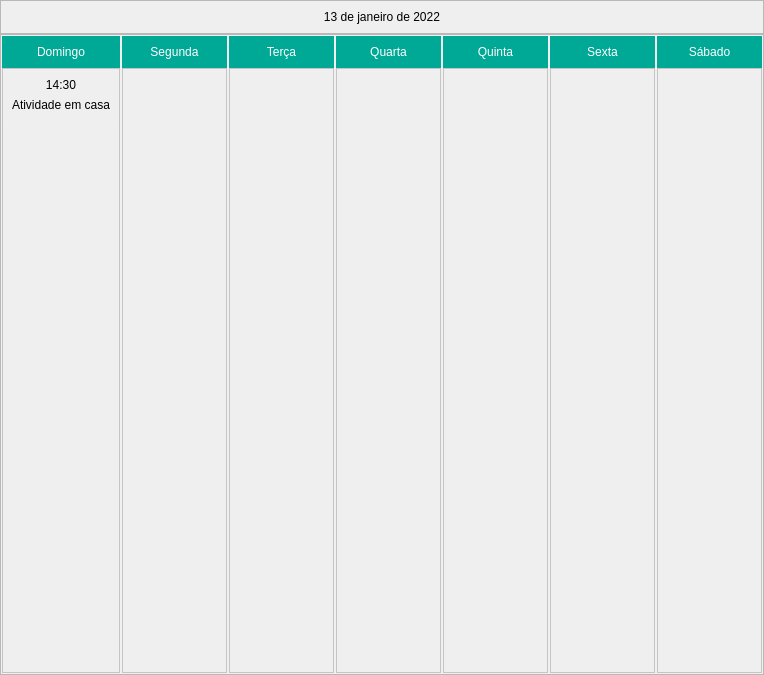
<?xml version="1.0" encoding="UTF-8"?>
<ui version="4.0">
 <class>MainWindow</class>
 <widget class="QMainWindow" name="MainWindow">
  <property name="geometry">
   <rect>
    <x>0</x>
    <y>0</y>
    <width>764</width>
    <height>675</height>
   </rect>
  </property>
  <property name="windowTitle">
   <string>MainWindow</string>
  </property>
  <property name="styleSheet">
   <string notr="true">#frame_monday, #frame_tuesday, #frame_wednesday, #frame_thursday, #frame_friday, #frame_saturday, #frame_sunday {
	border: 1px solid #f0f0f0;
}

QScrollArea{
	background-color: #ffffff;
}

#header_sunday{
	background-color: #00a896;
}

#title_sunday{
	color: white;
}

#header_monday{
	background-color: #00a896;
}

#title_monday{
	color: white;
}

#header_tuesday{
	background-color: #00a896;
}

#title_tuesday{
	color: white;
}

#header_wednesday{
	background-color: #00a896;
}

#title_wednesday{
	color: white;
}

#header_thursday{
	background-color: #00a896;
}

#title_thursday{
	color: white;
}

#header_friday{
	background-color: #00a896;
}

#title_friday{
	color: white;
}

#header_saturday{
	background-color: #00a896;
}

#title_saturday{
	color: white;
}</string>
  </property>
  <widget class="QWidget" name="centralwidget">
   <layout class="QVBoxLayout" name="verticalLayout">
    <property name="spacing">
     <number>0</number>
    </property>
    <property name="leftMargin">
     <number>0</number>
    </property>
    <property name="topMargin">
     <number>0</number>
    </property>
    <property name="rightMargin">
     <number>0</number>
    </property>
    <property name="bottomMargin">
     <number>0</number>
    </property>
    <item>
     <widget class="QFrame" name="header">
      <property name="frameShape">
       <enum>QFrame::StyledPanel</enum>
      </property>
      <property name="frameShadow">
       <enum>QFrame::Raised</enum>
      </property>
      <layout class="QVBoxLayout" name="verticalLayout_18">
       <item>
        <widget class="QLabel" name="label_date">
         <property name="text">
          <string>13 de janeiro de 2022</string>
         </property>
         <property name="alignment">
          <set>Qt::AlignCenter</set>
         </property>
        </widget>
       </item>
      </layout>
     </widget>
    </item>
    <item>
     <widget class="QFrame" name="content">
      <property name="frameShape">
       <enum>QFrame::StyledPanel</enum>
      </property>
      <property name="frameShadow">
       <enum>QFrame::Raised</enum>
      </property>
      <layout class="QHBoxLayout" name="horizontalLayout">
       <property name="spacing">
        <number>0</number>
       </property>
       <property name="leftMargin">
        <number>0</number>
       </property>
       <property name="topMargin">
        <number>0</number>
       </property>
       <property name="rightMargin">
        <number>0</number>
       </property>
       <property name="bottomMargin">
        <number>0</number>
       </property>
       <item>
        <widget class="QFrame" name="frame_sunday">
         <property name="frameShape">
          <enum>QFrame::StyledPanel</enum>
         </property>
         <property name="frameShadow">
          <enum>QFrame::Raised</enum>
         </property>
         <layout class="QVBoxLayout" name="verticalLayout_2">
          <property name="spacing">
           <number>0</number>
          </property>
          <property name="leftMargin">
           <number>0</number>
          </property>
          <property name="topMargin">
           <number>0</number>
          </property>
          <property name="rightMargin">
           <number>0</number>
          </property>
          <property name="bottomMargin">
           <number>0</number>
          </property>
          <item>
           <widget class="QWidget" name="header_sunday" native="true">
            <property name="maximumSize">
             <size>
              <width>16777215</width>
              <height>40</height>
             </size>
            </property>
            <layout class="QVBoxLayout" name="verticalLayout_3">
             <item>
              <widget class="QLabel" name="title_sunday">
               <property name="text">
                <string>Domingo</string>
               </property>
               <property name="alignment">
                <set>Qt::AlignCenter</set>
               </property>
              </widget>
             </item>
            </layout>
           </widget>
          </item>
          <item>
           <widget class="QScrollArea" name="scrollArea">
            <property name="verticalScrollBarPolicy">
             <enum>Qt::ScrollBarAsNeeded</enum>
            </property>
            <property name="horizontalScrollBarPolicy">
             <enum>Qt::ScrollBarAlwaysOff</enum>
            </property>
            <property name="widgetResizable">
             <bool>true</bool>
            </property>
            <widget class="QWidget" name="scrollAreaWidgetContents">
             <property name="geometry">
              <rect>
               <x>0</x>
               <y>0</y>
               <width>114</width>
               <height>599</height>
              </rect>
             </property>
             <layout class="QVBoxLayout" name="verticalLayout_17">
              <property name="spacing">
               <number>0</number>
              </property>
              <property name="leftMargin">
               <number>0</number>
              </property>
              <property name="topMargin">
               <number>0</number>
              </property>
              <property name="rightMargin">
               <number>0</number>
              </property>
              <property name="bottomMargin">
               <number>0</number>
              </property>
              <item>
               <widget class="QWidget" name="evento" native="true">
                <property name="sizePolicy">
                 <sizepolicy hsizetype="Preferred" vsizetype="Preferred">
                  <horstretch>0</horstretch>
                  <verstretch>0</verstretch>
                 </sizepolicy>
                </property>
                <property name="styleSheet">
                 <string notr="true">#evento{
    border-bottom: 1px solid #f0f0f0;
}</string>
                </property>
                <layout class="QVBoxLayout" name="verticalLayout_16">
                 <item>
                  <widget class="QLabel" name="label_2">
                   <property name="text">
                    <string>14:30</string>
                   </property>
                   <property name="alignment">
                    <set>Qt::AlignCenter</set>
                   </property>
                  </widget>
                 </item>
                 <item>
                  <widget class="QLabel" name="label">
                   <property name="text">
                    <string>Atividade em casa</string>
                   </property>
                   <property name="wordWrap">
                    <bool>true</bool>
                   </property>
                  </widget>
                 </item>
                </layout>
               </widget>
              </item>
              <item>
               <spacer name="verticalSpacer">
                <property name="orientation">
                 <enum>Qt::Vertical</enum>
                </property>
                <property name="sizeHint" stdset="0">
                 <size>
                  <width>20</width>
                  <height>40</height>
                 </size>
                </property>
               </spacer>
              </item>
             </layout>
            </widget>
           </widget>
          </item>
         </layout>
        </widget>
       </item>
       <item>
        <widget class="QFrame" name="frame_monday">
         <property name="frameShape">
          <enum>QFrame::StyledPanel</enum>
         </property>
         <property name="frameShadow">
          <enum>QFrame::Raised</enum>
         </property>
         <layout class="QVBoxLayout" name="verticalLayout_5">
          <property name="spacing">
           <number>0</number>
          </property>
          <property name="leftMargin">
           <number>0</number>
          </property>
          <property name="topMargin">
           <number>0</number>
          </property>
          <property name="rightMargin">
           <number>0</number>
          </property>
          <property name="bottomMargin">
           <number>0</number>
          </property>
          <item>
           <widget class="QWidget" name="header_monday" native="true">
            <property name="maximumSize">
             <size>
              <width>16777215</width>
              <height>40</height>
             </size>
            </property>
            <layout class="QVBoxLayout" name="verticalLayout_4">
             <item>
              <widget class="QLabel" name="title_monday">
               <property name="text">
                <string>Segunda</string>
               </property>
               <property name="alignment">
                <set>Qt::AlignCenter</set>
               </property>
              </widget>
             </item>
            </layout>
           </widget>
          </item>
          <item>
           <widget class="QScrollArea" name="scrollArea_2">
            <property name="widgetResizable">
             <bool>true</bool>
            </property>
            <widget class="QWidget" name="scrollAreaWidgetContents_2">
             <property name="geometry">
              <rect>
               <x>0</x>
               <y>0</y>
               <width>103</width>
               <height>599</height>
              </rect>
             </property>
             <layout class="QVBoxLayout" name="verticalLayout_19">
              <item>
               <spacer name="verticalSpacer_2">
                <property name="orientation">
                 <enum>Qt::Vertical</enum>
                </property>
                <property name="sizeHint" stdset="0">
                 <size>
                  <width>20</width>
                  <height>40</height>
                 </size>
                </property>
               </spacer>
              </item>
             </layout>
            </widget>
           </widget>
          </item>
         </layout>
        </widget>
       </item>
       <item>
        <widget class="QFrame" name="frame_tuesday">
         <property name="frameShape">
          <enum>QFrame::StyledPanel</enum>
         </property>
         <property name="frameShadow">
          <enum>QFrame::Raised</enum>
         </property>
         <layout class="QVBoxLayout" name="verticalLayout_7">
          <property name="spacing">
           <number>0</number>
          </property>
          <property name="leftMargin">
           <number>0</number>
          </property>
          <property name="topMargin">
           <number>0</number>
          </property>
          <property name="rightMargin">
           <number>0</number>
          </property>
          <property name="bottomMargin">
           <number>0</number>
          </property>
          <item>
           <widget class="QWidget" name="header_tuesday" native="true">
            <property name="maximumSize">
             <size>
              <width>16777215</width>
              <height>40</height>
             </size>
            </property>
            <layout class="QVBoxLayout" name="verticalLayout_6">
             <item>
              <widget class="QLabel" name="title_tuesday">
               <property name="text">
                <string>Terça</string>
               </property>
               <property name="alignment">
                <set>Qt::AlignCenter</set>
               </property>
              </widget>
             </item>
            </layout>
           </widget>
          </item>
          <item>
           <widget class="QScrollArea" name="scrollArea_3">
            <property name="widgetResizable">
             <bool>true</bool>
            </property>
            <widget class="QWidget" name="scrollAreaWidgetContents_3">
             <property name="geometry">
              <rect>
               <x>0</x>
               <y>0</y>
               <width>104</width>
               <height>599</height>
              </rect>
             </property>
             <layout class="QVBoxLayout" name="verticalLayout_20">
              <item>
               <spacer name="verticalSpacer_4">
                <property name="orientation">
                 <enum>Qt::Vertical</enum>
                </property>
                <property name="sizeHint" stdset="0">
                 <size>
                  <width>20</width>
                  <height>40</height>
                 </size>
                </property>
               </spacer>
              </item>
             </layout>
            </widget>
           </widget>
          </item>
         </layout>
        </widget>
       </item>
       <item>
        <widget class="QFrame" name="frame_wednesday">
         <property name="frameShape">
          <enum>QFrame::StyledPanel</enum>
         </property>
         <property name="frameShadow">
          <enum>QFrame::Raised</enum>
         </property>
         <layout class="QVBoxLayout" name="verticalLayout_9">
          <property name="spacing">
           <number>0</number>
          </property>
          <property name="leftMargin">
           <number>0</number>
          </property>
          <property name="topMargin">
           <number>0</number>
          </property>
          <property name="rightMargin">
           <number>0</number>
          </property>
          <property name="bottomMargin">
           <number>0</number>
          </property>
          <item>
           <widget class="QWidget" name="header_wednesday" native="true">
            <property name="maximumSize">
             <size>
              <width>16777215</width>
              <height>40</height>
             </size>
            </property>
            <layout class="QVBoxLayout" name="verticalLayout_8">
             <item>
              <widget class="QLabel" name="title_wednesday">
               <property name="text">
                <string>Quarta</string>
               </property>
               <property name="alignment">
                <set>Qt::AlignCenter</set>
               </property>
              </widget>
             </item>
            </layout>
           </widget>
          </item>
          <item>
           <widget class="QScrollArea" name="scrollArea_4">
            <property name="widgetResizable">
             <bool>true</bool>
            </property>
            <widget class="QWidget" name="scrollAreaWidgetContents_4">
             <property name="geometry">
              <rect>
               <x>0</x>
               <y>0</y>
               <width>103</width>
               <height>599</height>
              </rect>
             </property>
             <layout class="QVBoxLayout" name="verticalLayout_21">
              <item>
               <spacer name="verticalSpacer_3">
                <property name="orientation">
                 <enum>Qt::Vertical</enum>
                </property>
                <property name="sizeHint" stdset="0">
                 <size>
                  <width>20</width>
                  <height>40</height>
                 </size>
                </property>
               </spacer>
              </item>
             </layout>
            </widget>
           </widget>
          </item>
         </layout>
        </widget>
       </item>
       <item>
        <widget class="QFrame" name="frame_thursday">
         <property name="frameShape">
          <enum>QFrame::StyledPanel</enum>
         </property>
         <property name="frameShadow">
          <enum>QFrame::Raised</enum>
         </property>
         <layout class="QVBoxLayout" name="verticalLayout_11">
          <property name="spacing">
           <number>0</number>
          </property>
          <property name="leftMargin">
           <number>0</number>
          </property>
          <property name="topMargin">
           <number>0</number>
          </property>
          <property name="rightMargin">
           <number>0</number>
          </property>
          <property name="bottomMargin">
           <number>0</number>
          </property>
          <item>
           <widget class="QWidget" name="header_thursday" native="true">
            <property name="maximumSize">
             <size>
              <width>16777215</width>
              <height>40</height>
             </size>
            </property>
            <layout class="QVBoxLayout" name="verticalLayout_10">
             <item>
              <widget class="QLabel" name="title_thursday">
               <property name="text">
                <string>Quinta</string>
               </property>
               <property name="alignment">
                <set>Qt::AlignCenter</set>
               </property>
              </widget>
             </item>
            </layout>
           </widget>
          </item>
          <item>
           <widget class="QScrollArea" name="scrollArea_5">
            <property name="widgetResizable">
             <bool>true</bool>
            </property>
            <widget class="QWidget" name="scrollAreaWidgetContents_5">
             <property name="geometry">
              <rect>
               <x>0</x>
               <y>0</y>
               <width>103</width>
               <height>599</height>
              </rect>
             </property>
             <layout class="QVBoxLayout" name="verticalLayout_22">
              <item>
               <spacer name="verticalSpacer_5">
                <property name="orientation">
                 <enum>Qt::Vertical</enum>
                </property>
                <property name="sizeHint" stdset="0">
                 <size>
                  <width>20</width>
                  <height>40</height>
                 </size>
                </property>
               </spacer>
              </item>
             </layout>
            </widget>
           </widget>
          </item>
         </layout>
        </widget>
       </item>
       <item>
        <widget class="QFrame" name="frame_friday">
         <property name="frameShape">
          <enum>QFrame::StyledPanel</enum>
         </property>
         <property name="frameShadow">
          <enum>QFrame::Raised</enum>
         </property>
         <layout class="QVBoxLayout" name="verticalLayout_13">
          <property name="spacing">
           <number>0</number>
          </property>
          <property name="leftMargin">
           <number>0</number>
          </property>
          <property name="topMargin">
           <number>0</number>
          </property>
          <property name="rightMargin">
           <number>0</number>
          </property>
          <property name="bottomMargin">
           <number>0</number>
          </property>
          <item>
           <widget class="QWidget" name="header_friday" native="true">
            <property name="maximumSize">
             <size>
              <width>16777215</width>
              <height>40</height>
             </size>
            </property>
            <layout class="QVBoxLayout" name="verticalLayout_12">
             <item>
              <widget class="QLabel" name="title_friday">
               <property name="text">
                <string>Sexta</string>
               </property>
               <property name="alignment">
                <set>Qt::AlignCenter</set>
               </property>
              </widget>
             </item>
            </layout>
           </widget>
          </item>
          <item>
           <widget class="QScrollArea" name="scrollArea_6">
            <property name="widgetResizable">
             <bool>true</bool>
            </property>
            <widget class="QWidget" name="scrollAreaWidgetContents_6">
             <property name="geometry">
              <rect>
               <x>0</x>
               <y>0</y>
               <width>104</width>
               <height>599</height>
              </rect>
             </property>
             <layout class="QVBoxLayout" name="verticalLayout_23">
              <item>
               <spacer name="verticalSpacer_6">
                <property name="orientation">
                 <enum>Qt::Vertical</enum>
                </property>
                <property name="sizeHint" stdset="0">
                 <size>
                  <width>20</width>
                  <height>40</height>
                 </size>
                </property>
               </spacer>
              </item>
             </layout>
            </widget>
           </widget>
          </item>
         </layout>
        </widget>
       </item>
       <item>
        <widget class="QFrame" name="frame_saturday">
         <property name="frameShape">
          <enum>QFrame::StyledPanel</enum>
         </property>
         <property name="frameShadow">
          <enum>QFrame::Raised</enum>
         </property>
         <layout class="QVBoxLayout" name="verticalLayout_15">
          <property name="spacing">
           <number>0</number>
          </property>
          <property name="leftMargin">
           <number>0</number>
          </property>
          <property name="topMargin">
           <number>0</number>
          </property>
          <property name="rightMargin">
           <number>0</number>
          </property>
          <property name="bottomMargin">
           <number>0</number>
          </property>
          <item>
           <widget class="QWidget" name="header_saturday" native="true">
            <property name="maximumSize">
             <size>
              <width>16777215</width>
              <height>40</height>
             </size>
            </property>
            <layout class="QVBoxLayout" name="verticalLayout_14">
             <item>
              <widget class="QLabel" name="title_saturday">
               <property name="text">
                <string>Sábado</string>
               </property>
               <property name="alignment">
                <set>Qt::AlignCenter</set>
               </property>
              </widget>
             </item>
            </layout>
           </widget>
          </item>
          <item>
           <widget class="QScrollArea" name="scrollArea_7">
            <property name="widgetResizable">
             <bool>true</bool>
            </property>
            <widget class="QWidget" name="scrollAreaWidgetContents_7">
             <property name="geometry">
              <rect>
               <x>0</x>
               <y>0</y>
               <width>103</width>
               <height>599</height>
              </rect>
             </property>
             <layout class="QVBoxLayout" name="verticalLayout_24">
              <item>
               <spacer name="verticalSpacer_7">
                <property name="orientation">
                 <enum>Qt::Vertical</enum>
                </property>
                <property name="sizeHint" stdset="0">
                 <size>
                  <width>20</width>
                  <height>40</height>
                 </size>
                </property>
               </spacer>
              </item>
             </layout>
            </widget>
           </widget>
          </item>
         </layout>
        </widget>
       </item>
      </layout>
     </widget>
    </item>
   </layout>
  </widget>
 </widget>
 <resources/>
 <connections/>
</ui>
